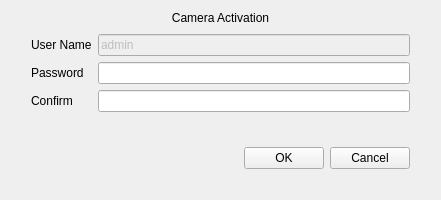
<?xml version="1.0" encoding="UTF-8"?>
<ui version="4.0">
 <class>SearchCameraActivate</class>
 <widget class="QWidget" name="SearchCameraActivate">
  <property name="geometry">
   <rect>
    <x>0</x>
    <y>0</y>
    <width>441</width>
    <height>200</height>
   </rect>
  </property>
  <property name="windowTitle">
   <string>Dialog</string>
  </property>
  <layout class="QVBoxLayout" name="verticalLayout_2">
   <property name="spacing">
    <number>0</number>
   </property>
   <item>
    <widget class="QLabel" name="label_title">
     <property name="text">
      <string>Camera Activation</string>
     </property>
     <property name="alignment">
      <set>Qt::AlignCenter</set>
     </property>
    </widget>
   </item>
   <item>
    <widget class="QWidget" name="widget_background" native="true">
     <layout class="QVBoxLayout" name="verticalLayout">
      <property name="leftMargin">
       <number>20</number>
      </property>
      <property name="rightMargin">
       <number>20</number>
      </property>
      <property name="bottomMargin">
       <number>20</number>
      </property>
      <item>
       <layout class="QGridLayout" name="gridLayout">
        <item row="0" column="0">
         <widget class="QLabel" name="label_Username">
          <property name="text">
           <string>User Name</string>
          </property>
         </widget>
        </item>
        <item row="0" column="1">
         <widget class="MyLineEdit" name="lineEdit_Username">
          <property name="enabled">
           <bool>false</bool>
          </property>
          <property name="minimumSize">
           <size>
            <width>300</width>
            <height>0</height>
           </size>
          </property>
          <property name="text">
           <string>admin</string>
          </property>
          <property name="maxLength">
           <number>32</number>
          </property>
         </widget>
        </item>
        <item row="1" column="0">
         <widget class="QLabel" name="label_Password">
          <property name="text">
           <string>Password</string>
          </property>
         </widget>
        </item>
        <item row="1" column="1">
         <widget class="MyLineEdit" name="lineEdit_Password">
          <property name="maxLength">
           <number>32</number>
          </property>
          <property name="echoMode">
           <enum>QLineEdit::Password</enum>
          </property>
         </widget>
        </item>
        <item row="2" column="0">
         <widget class="QLabel" name="label_Confirm">
          <property name="text">
           <string>Confirm</string>
          </property>
         </widget>
        </item>
        <item row="2" column="1">
         <widget class="MyLineEdit" name="lineEdit_Confirm">
          <property name="maxLength">
           <number>32</number>
          </property>
          <property name="echoMode">
           <enum>QLineEdit::Password</enum>
          </property>
         </widget>
        </item>
       </layout>
      </item>
      <item>
       <spacer name="verticalSpacer_button">
        <property name="orientation">
         <enum>Qt::Vertical</enum>
        </property>
        <property name="sizeHint" stdset="0">
         <size>
          <width>20</width>
          <height>12</height>
         </size>
        </property>
       </spacer>
      </item>
      <item>
       <layout class="QHBoxLayout" name="horizontalLayout">
        <item>
         <spacer name="horizontalSpacer">
          <property name="orientation">
           <enum>Qt::Horizontal</enum>
          </property>
          <property name="sizeHint" stdset="0">
           <size>
            <width>40</width>
            <height>20</height>
           </size>
          </property>
         </spacer>
        </item>
        <item>
         <widget class="QPushButton" name="pushButton_ok">
          <property name="text">
           <string>OK</string>
          </property>
         </widget>
        </item>
        <item>
         <widget class="QPushButton" name="pushButton_cancel">
          <property name="text">
           <string>Cancel</string>
          </property>
         </widget>
        </item>
       </layout>
      </item>
     </layout>
    </widget>
   </item>
  </layout>
 </widget>
 <customwidgets>
  <customwidget>
   <class>MyLineEdit</class>
   <extends>QLineEdit</extends>
   <header>mylineedit.h</header>
  </customwidget>
 </customwidgets>
 <resources/>
 <connections/>
</ui>
